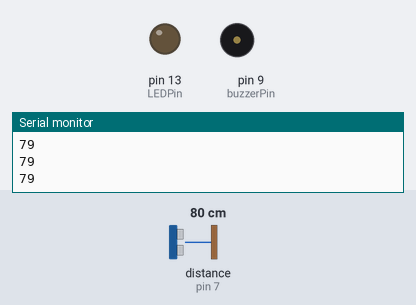
Bench run of a sketch on a simulated Arduino Uno, built with avr-gcc and run on an emulated ATmega328P. On the bench: output pins drawn as LEDs (lit = HIGH), buzzer (waves = sounding), the last lines printed to the serial monitor. Wiring (inferred from the names in the program): ultrasonic range finder: trigger pin 8; echo pin 7. The test bench sets the inputs (shaded band); at power-on: distance to the obstacle (sensor on pin 7) 80 cm. The echo pulse lasts 58.3 µs per cm; pins used as bus, display or sensor lines are not drawn.

Above: at 1.2 s.
1.3 s: distance to the obstacle (sensor on pin 7) set to 2 cm
At 2.3 s:
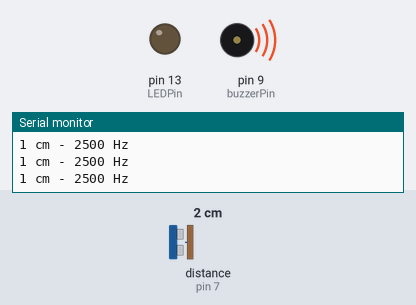
Timing chart, 0 to 4.3 s (numbered marks = the images above; inputs shaded):
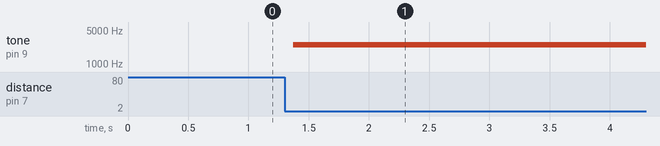

Measured:
- after the input at 1.3 s, tone on pin 9 (buzzerPin): silent → 2500 Hz after 0.07 s

The sketch:

lab9.ino
```cpp
#define echoPin 7 // Echo Pin
#define trigPin 8 // Trigger Pin
#define LEDPin 13 // Onboard LED
#define buzzerPin 9 // buzzerpin
int maximumRange = 200; // Maximum range needed
int minimumRange = 0; // Minimum range needed
long duration, distance; // Duration used to calculate distance
void setup() {
Serial.begin (9600);
pinMode(trigPin, OUTPUT);
pinMode(echoPin, INPUT);
pinMode(LEDPin, OUTPUT); // Use LED indicator (if required)
pinMode(buzzerPin, OUTPUT);
}
void loop() {
/* The following trigPin/echoPin cycle is used to determine the
distance of the nearest object by bouncing soundwaves off of it. */
digitalWrite(trigPin, LOW);
delayMicroseconds(2);
digitalWrite(trigPin, HIGH);
delayMicroseconds(10);
digitalWrite(trigPin, LOW);
duration = pulseIn(echoPin, HIGH);
//Calculate the distance (in cm) based on the speed of sound.
distance = duration/58.2;
if (distance > 12){
Serial.println(distance);
digitalWrite(buzzerPin, LOW);
}
else if (distance >= 2) {
int frequency = map(distance, 2, 12, 2500, 500);
tone(buzzerPin, frequency);
Serial.print(distance);
Serial.print(" cm - ");
Serial.print(frequency);
Serial.println(" Hz");
}
// If distance is less than 2cm, maximum frequency
else {
tone(buzzerPin, 2500);
Serial.print(distance);
Serial.println(" cm - 2500 Hz");
}
//Delay 50ms before next reading.
delay(100);
}
```
